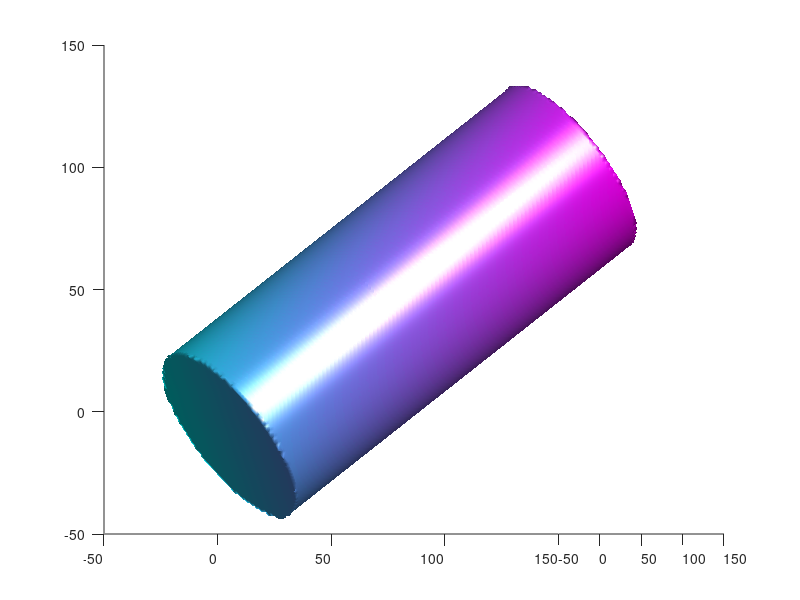

MATLAB code for this plot: (Note: this script raises an error after producing the figure.)
% --------------------------- Granular Mechanics Lab ------------------------
% Written by - Saurabh, Indian Institute of Science
%% Von-Mises

% parameters
k = 50; I1CutOff = 300;

% domain of stress-space
SMin = -50; SMax = 200; number = 200;

% mesh grid for stress-space
[a1,a2,a3] = meshgrid(linspace(SMin,SMax,number));

% principal invariants of stresses calculated at each point of grid
I1 = a1+a2+a3; 
I2 = a1.*a2+a2.*a3+a3.*a1; 
I3 = a1.*a2.*a3; 

% f is the failure criteria
f = (I1.^2-3*I2)-k^2;

f((I1<SMin/sqrt(3))|(I1>I1CutOff)) = 1;
% Now we have the failure function calculated at each point in the domain
% of the stress space
% failure function has a value at each point in stress-space
% we want the locus of all the point having zero function value use
% isosurface for the same

[faces1,verts1,colors1] = isosurface(a1,a2,a3,f,0,a1);
% patch is used to provide different specification for the function
hp1 = patch('Vertices', verts1, 'Faces', faces1, ...
    'FaceVertexCData', colors1, ...
    'FaceColor','r', ...
    'edgecolor', 'k','FaceAlpha',0.4);

% chosing the shading type below (flat, faceted, interp)
shading flat
colormap(cool);

% view to look from the hydrostatic axis
view(20,0);

% lighting and camera
camlight
lighting gouraud
hold on

% plotting the x, y,z axis with hydrostatic line
arrow3([SMin,SMin,SMin],[SMax,SMax,SMax],'c-4',3,6)
text(SMax,SMax,SMax,'I_1','FontSize',24.0)
% axis limits
axis([SMin SMax SMin SMax SMin SMax])
% arrow for the axes
arrow3([0,0,0],[SMax,0,0],'r-2',3,6)
arrow3([0,0,0],[0,SMax,0],'g-2',3,6)
arrow3([0,0,0],[0,0,SMax],'b-2',3,6)
text(SMax,0,0,'\sigma_1','FontSize',24.0)
text(0,SMax,0,'\sigma_2','FontSize',24.0)
text(0,0,SMax,'\sigma_3','FontSize',24.0)
grid on
hold on